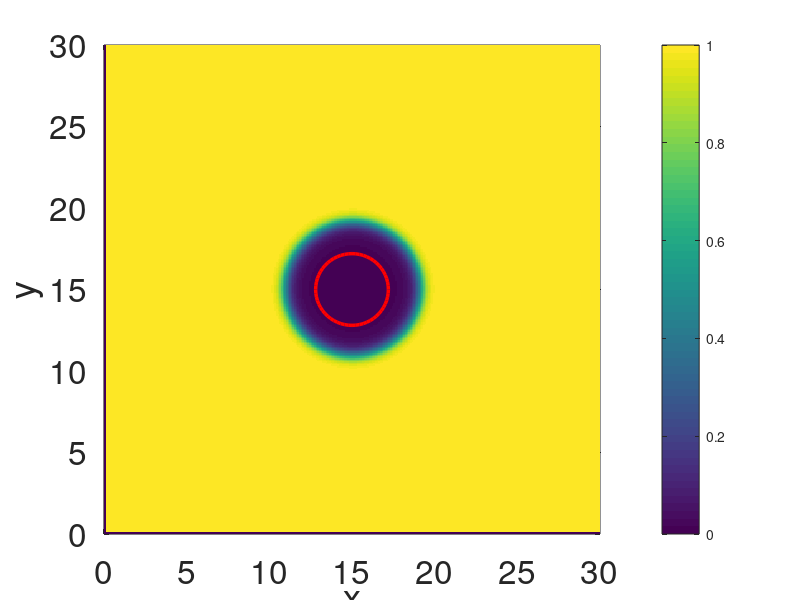
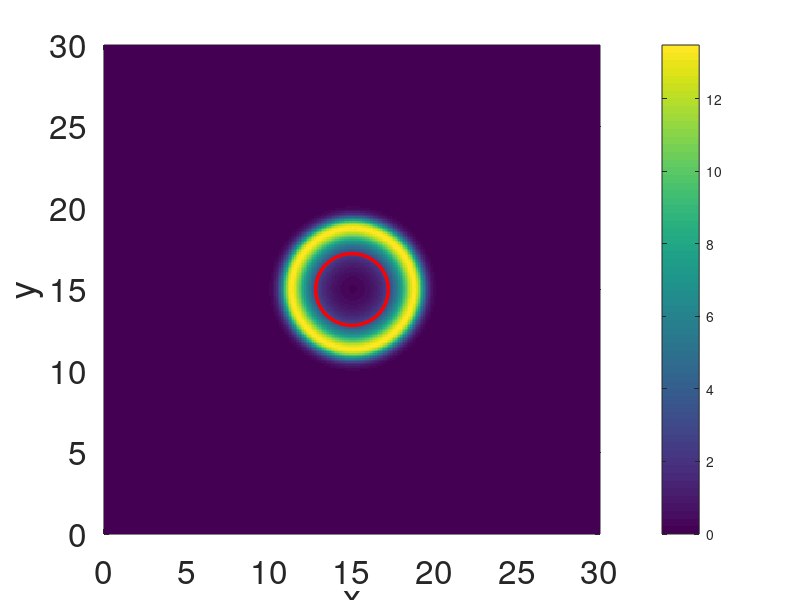
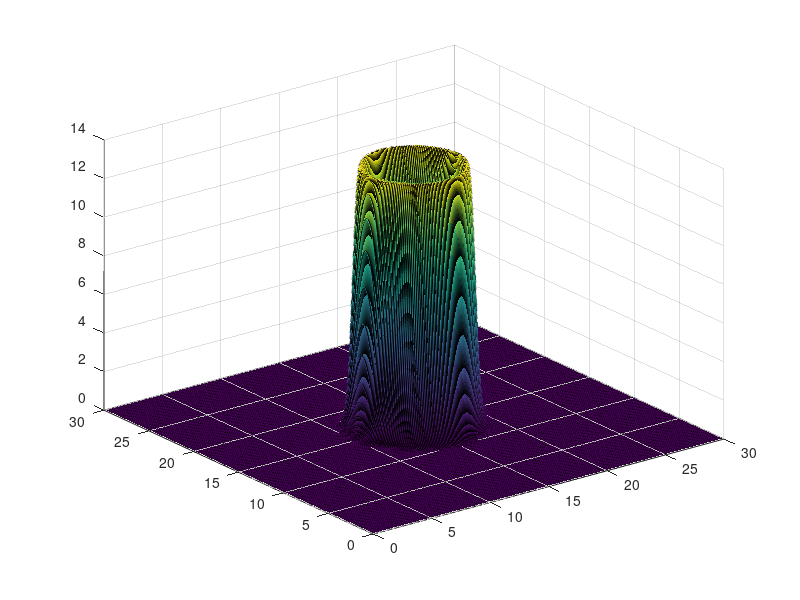

These figures' MATLAB source, in order: (Note: this script raises an error after producing the figures.)
load("T3wtb514.mat")
Tf = 120; % 120 hour
L = 30; % Upper boundary
M = 300; % M is the number of spaces between points a and b.
dx = 0.1; % (b-a)/M; % dx is delta x
dy = 0.1; % (b-a)/M; % dy is delta y
x = linspace(0, L, M+1); % M+1 equally spaced x vectors including a and b.
y = linspace(0, L, M+1);

% Time stepping

dt = 0.001; % (dx^2)/2D; % dt is delta t the time step
N = Tf/dt; % N is the number of time steps in the interval [0,30]
bn=0;

% Maximum ui and vn
maxun=max(un(:));
maxvn=max(vn(:));

% Compute the Area

 % Find the dynamic threshold based on the maximum value of ui
Threshold = 0.01;

% Find the radius and area of the circle with the dynamic threshold
for i = floor(M/2)+1:M+1
    for j = floor(M/2)+1:M+1
        if un(i, j) >= Threshold
            r1 = x(i);
            r2 = y(j);
            r3 = un(i, j);
            bn = 1;
            break
        end
    end
    if bn == 1
        break
    end
end
    

    % Compute the radius and area of the circle
    if bn == 1
        radius = sqrt((r1 - 15)^2 + (r2 - 15)^2);
        areacircle = pi * radius^2;
    end

 % Plot results
figure;
pn=pcolor(x, y,un);
set(pn, 'EdgeColor', 'none');
xlabel('x');
ylabel('y');
colorbar;
grid on;
set(gca,'FontSize',24);
hold on;  % Enable the "hold" to overlay additional graphics on the same figure
% Plot the circle
rectangle('Position', [15-radius, 15-radius, 2*radius, 2*radius], ...
          'Curvature', [1, 1], 'EdgeColor', 'r','LineWidth', 2.5);
% Plot a dummy plot for the legend
plot(NaN, NaN, 'r', 'LineWidth', 2, 'DisplayName', 'Selected Area');
hold off;  % Release the "hold" to avoid overlaying on future plots


figure;
pn=pcolor(x, y,vn);
set(pn, 'EdgeColor', 'none');
xlabel('x');
ylabel('y');
colorbar;
grid on;
set(gca,'FontSize',24);
hold on;  % Enable the "hold" to overlay additional graphics on the same figure
% Plot the circle
rectangle('Position', [15-radius, 15-radius, 2*radius, 2*radius], ...
          'Curvature', [1, 1], 'EdgeColor', 'r','LineWidth', 2.5);
% Plot a dummy plot for the legend
plot(NaN, NaN, 'r', 'LineWidth', 2, 'DisplayName', 'Selected Area');
hold off;  % Release the "hold" to avoid overlaying on future plots


% Initialize variables to store coordinates
x_coordinates = [];
y_coordinates = [];

% Find all grid points with coordinates (r1, r2)
for i = floor(M/2)+1:M+1
    for j = floor(M/2)+1:M+1
        if abs(x(i) - r1) < 0.01 && abs(y(j) - r2) < 0.01
            x_coordinates = [x_coordinates, x(i)];
            y_coordinates = [y_coordinates, y(j)];
        end
    end
end

% Compute vn at the found coordinates and sum them up
total_vn = 0;
for k = 1:length(x_coordinates)
    % Find the indices corresponding to the coordinates
    [~, i_index] = min(abs(x - x_coordinates(k)));
    [~, j_index] = min(abs(y - y_coordinates(k)));
    
    % Sum the vn values at those indices
    total_vn = total_vn + vn(i_index, j_index);
end

% Display the total vn value
disp('Total vn value at radius 2.2:');
disp(total_vn);


figure;
s=surf(x,y,vn)
s.EdgeColor = 'none';
colorbar;
grid on;
set(gca,'FontSize',24);